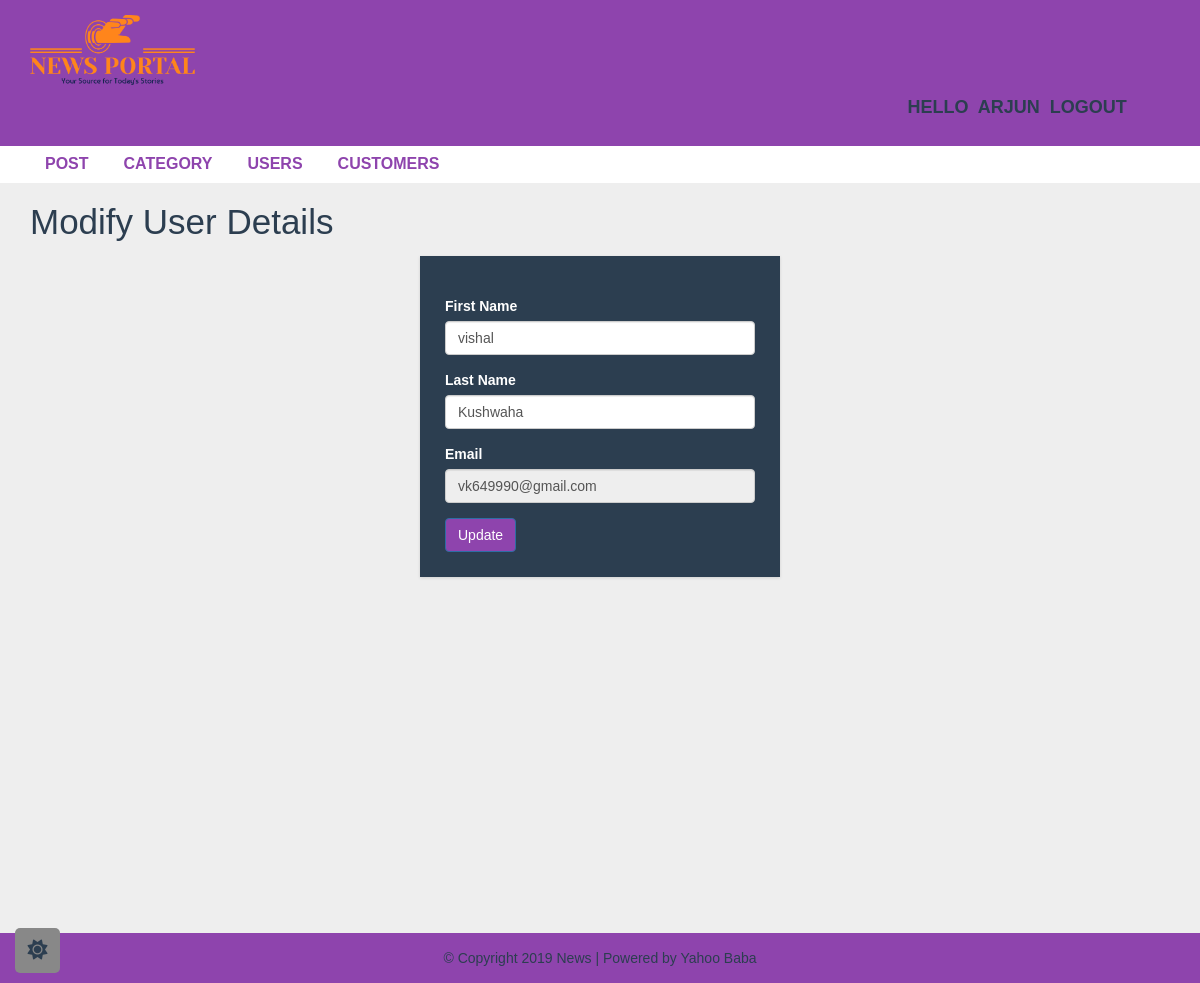
/admin/update-customer.php?id=3 (signed in), run on the app's committed database.
### tables this page shows
CREATE TABLE `users` (
  `id` int(10) NOT NULL,
  `fname` varchar(10) NOT NULL,
  `lname` varchar(10) NOT NULL,
  `email` varchar(20) NOT NULL,
  `password` varchar(10) NOT NULL
);

### admin/update-customer.php (the view, shortened to what this page needs)
<?php
include("config.php");
$id = $_GET['id'];
$sql = "SELECT * FROM users WHERE id=$id";
$result = mysqli_query($conn, $sql) or die("connection failed:" . mysqli_connect_errno());
$row = mysqli_fetch_assoc($result);
?>
<?php include "header.php"; ?>
<div id="admin-content">
    <div class="container">
        <div class="row">
            <div class="col-md-12">
                <h1 class="admin-heading">Modify User Details</h1>
            </div>
            <div class="col-md-offset-4 col-md-4">
                <form action="<?php $_SERVER['PHP_SELF']; ?>" method="POST">
                    <div class="form-group">
                        <label>First Name</label>
                        <input type="text" name="fname" class="form-control" value="<?php echo $row['fname']; ?>"
                            placeholder="" required>
                    </div>
                    <div class="form-group">
                        <label>Last Name</label>
                        <input type="text" name="lname" class="form-control" value="<?php echo $row['lname']; ?>"
                            placeholder="" required>
                    </div>
                    <div class="form-group">
                        <label>Email</label>
                        <input type="text" name="email" class="form-control" value="<?php echo $row['email'];  ?> "
                            placeholder="" readonly required>
                    </div>
            <input type="submit" name="submit" class="btn btn-primary" value="Update" required />
            </form>
        </div>
    </div>
</div>
</div>
<?php include "footer.php"; ?>

### css/style.css (style rules this page uses)
:root { --main-color: #8e44ad; --red: #e74c3c; --orange: #f39c12; --white: #fff; --black: #2c3e50; --light-color: #888; --light-bg: #eee; --border: .1rem solid rgba(0, 0, 0, .2); }
body { background: var(--light-bg); font-family: sans-serif,arial,Helvetica; transition: .2s linear; }
#admin-content { padding: 20px 0; min-height: 750px; }
#admin-content .admin-heading { font-size: 35px; margin: 0 0 15px; color: var(--black); }
form { background: var(--black); padding: 25px; box-shadow:0 1px 3px rgba(0, 0, 0, 0.13); }
.form-group>label { color: var(--white); }

### data on the page
users: fname "vishal", lname "Kushwaha", email "vk649990@gmail.com"

### other printed values
$_SESSION["username"] "ARJUN"
